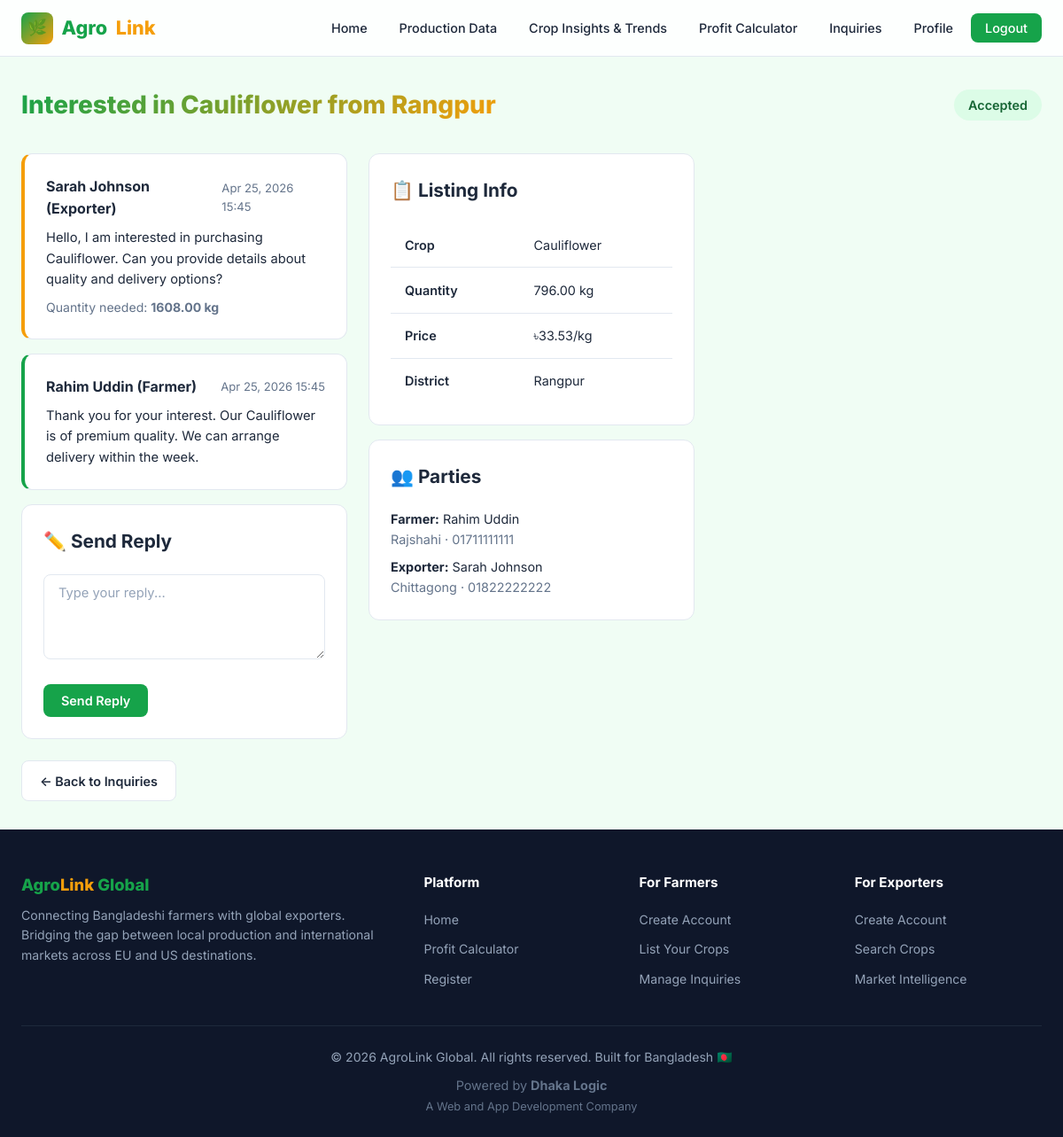
Screenshot of /inquiries/2/ (signed in) with the database file from the repository.
### inquiries/models.py (models this page shows, shortened)
class Inquiry(models.Model):
    class Status(models.TextChoices):
        PENDING = 'pending', 'Pending'
        RESPONDED = 'responded', 'Responded'
        ACCEPTED = 'accepted', 'Accepted'
        REJECTED = 'rejected', 'Rejected'
        CLOSED = 'closed', 'Closed'
    exporter = models.ForeignKey(
        settings.AUTH_USER_MODEL,
        on_delete=models.CASCADE,
        related_name='sent_inquiries',
        limit_choices_to={'role': 'exporter'},
    )
    farmer = models.ForeignKey(
        settings.AUTH_USER_MODEL,
        on_delete=models.CASCADE,
        related_name='received_inquiries',
        limit_choices_to={'role': 'farmer'},
    )
    crop_listing = models.ForeignKey(
        'farmers.CropListing',
        on_delete=models.CASCADE,
        related_name='inquiries',
    )
    subject = models.CharField(max_length=200)
    message = models.TextField()
    quantity_needed = models.DecimalField(max_digits=10, decimal_places=2, blank=True, null=True, help_text='Quantity needed in KG')
    status = models.CharField(max_length=15, choices=Status.choices, default=Status.PENDING)
    created_at = models.DateTimeField(auto_now_add=True)
    updated_at = models.DateTimeField(auto_now=True)
    class Meta:
        db_table = 'inquiries'
        ordering = ['-created_at']
        verbose_name_plural = 'Inquiries'

class InquiryReply(models.Model):
    inquiry = models.ForeignKey(Inquiry, on_delete=models.CASCADE, related_name='replies')
    sender = models.ForeignKey(settings.AUTH_USER_MODEL, on_delete=models.CASCADE)
    message = models.TextField()
    created_at = models.DateTimeField(auto_now_add=True)
    class Meta:
        db_table = 'inquiry_replies'
        ordering = ['created_at']
        verbose_name_plural = 'Inquiry Replies'

### accounts/models.py (models this page shows, shortened)
class User(AbstractUser):
    class Role(models.TextChoices):
        FARMER = 'farmer', 'Farmer'
        EXPORTER = 'exporter', 'Exporter'
        ADMIN = 'admin', 'Admin'
    role = models.CharField(
        max_length=10,
        choices=Role.choices,
        default=Role.FARMER,
    )
    phone = models.CharField(max_length=20, blank=True)
    district = models.CharField(max_length=100, blank=True)
    address = models.TextField(blank=True)
    profile_picture = models.ImageField(upload_to='profiles/', blank=True, null=True)
    created_at = models.DateTimeField(auto_now_add=True)
    updated_at = models.DateTimeField(auto_now=True)
    class Meta:
        db_table = 'users'
        ordering = ['-created_at']
    @property
    def is_farmer(self):
        return self.role == self.Role.FARMER
    @property
    def is_exporter(self):
        return self.role == self.Role.EXPORTER
    @property
    def is_admin_user(self):
        return self.role == self.Role.ADMIN

### farmers/models.py (models this page shows, shortened)
class CropListing(models.Model):
    class Status(models.TextChoices):
        AVAILABLE = 'available', 'Available'
        SOLD = 'sold', 'Sold Out'
        UPCOMING = 'upcoming', 'Upcoming'
    farmer = models.ForeignKey(
        settings.AUTH_USER_MODEL,
        on_delete=models.CASCADE,
        related_name='crop_listings',
        limit_choices_to={'role': 'farmer'},
    )
    vegetable = models.ForeignKey(Vegetable, on_delete=models.CASCADE, related_name='listings')
    quantity_kg = models.DecimalField(max_digits=10, decimal_places=2, help_text='Quantity in KG')
    price_per_kg = models.DecimalField(max_digits=8, decimal_places=2, help_text='Price per KG in BDT')
    district = models.CharField(max_length=100)
    season = models.CharField(max_length=20, choices=Vegetable.Season.choices)
    harvest_date = models.DateField(blank=True, null=True)
    status = models.CharField(max_length=15, choices=Status.choices, default=Status.AVAILABLE)
    description = models.TextField(blank=True)
    created_at = models.DateTimeField(auto_now_add=True)
    updated_at = models.DateTimeField(auto_now=True)
    class Meta:
        db_table = 'crop_listings'
        ordering = ['-created_at']

class Vegetable(models.Model):
    class Season(models.TextChoices):
        KHARIF1 = 'kharif1', 'Kharif-1 (Mar–Jun)'
        KHARIF2 = 'kharif2', 'Kharif-2 (Jul–Oct)'
        RABI = 'rabi', 'Rabi (Nov–Feb)'
        YEAR_ROUND = 'year_round', 'Year Round'
    name = models.CharField(max_length=100)
    local_name = models.CharField(max_length=100, blank=True, help_text='Name in Bangla/local language')
    description = models.TextField(blank=True)
    season = models.CharField(max_length=20, choices=Season.choices, default=Season.RABI)
    image = models.ImageField(upload_to='vegetables/', blank=True, null=True)
    demand_score = models.FloatField(default=0.5)
    created_at = models.DateTimeField(auto_now_add=True)
    class Meta:
        db_table = 'vegetables'
        ordering = ['name']

### inquiries/views.py (the view, shortened to what this page needs)
# urls.py: path('<int:pk>/', views.inquiry_detail, name='inquiry_detail'),
@login_required
def inquiry_detail(request, pk):
    inquiry = get_object_or_404(Inquiry, pk=pk)
    if not (request.user == inquiry.exporter or request.user == inquiry.farmer or request.user.is_admin_user):
        messages.error(request, 'Access denied.')
        return redirect('inquiry_list')
    replies = inquiry.replies.all()
    reply_form = InquiryReplyForm()
    status_form = InquiryStatusForm(instance=inquiry) if request.user == inquiry.farmer else None
    context = {
        'inquiry': inquiry,
        'replies': replies,
        'reply_form': reply_form,
        'status_form': status_form,
    }
    return render(request, 'inquiries/inquiry_detail.html', context)

### inquiries/forms.py
class InquiryReplyForm(forms.ModelForm):
    class Meta:
        model = InquiryReply
        fields = ['message']
        widgets = {
            'message': forms.Textarea(attrs={'class': 'form-input', 'rows': 4, 'placeholder': 'Type your reply...'}),
        }

### templates/inquiries/inquiry_detail.html (shortened to what this page needs)
{% extends 'base.html' %}
{% block content %}
<div class="container">
    <div class="page-header">
        <h1>{{ inquiry.subject }}</h1>
        <span class="badge {% if inquiry.status == 'pending' %}badge-warning{% elif inquiry.status == 'responded' %}badge-info{% elif inquiry.status == 'accepted' %}badge-success{% elif inquiry.status == 'rejected' %}badge-danger{% else %}badge-neutral{% endif %}" style="font-size:.9rem;padding:.4rem 1rem;">
            {{ inquiry.get_status_display }}
        </span>
    </div>
    <div class="grid grid-2">
        <div>
            <div class="card" style="margin-bottom:1rem;border-left:4px solid var(--clr-accent);">
                <div style="display:flex;justify-content:space-between;align-items:center;margin-bottom:.5rem;">
                    <strong>{{ inquiry.exporter.get_full_name }} (Exporter)</strong>
                    <span style="font-size:.82rem;color:var(--clr-text-light);">{{ inquiry.created_at|date:"M d, Y H:i" }}</span>
                </div>
                <p style="font-size:.92rem;">{{ inquiry.message }}</p>
                {% if inquiry.quantity_needed %}
                <p style="margin-top:.5rem;font-size:.88rem;color:var(--clr-text-light);">Quantity needed: <strong>{{ inquiry.quantity_needed }} kg</strong></p>
                {% endif %}
            </div>
            {% for reply in replies %}
            <div class="card" style="margin-bottom:.75rem;border-left:4px solid {% if reply.sender == inquiry.farmer %}var(--clr-primary){% else %}var(--clr-info){% endif %};">
                <div style="display:flex;justify-content:space-between;align-items:center;margin-bottom:.5rem;">
                    <strong>{{ reply.sender.get_full_name }} ({{ reply.sender.get_role_display }})</strong>
                    <span style="font-size:.82rem;color:var(--clr-text-light);">{{ reply.created_at|date:"M d, Y H:i" }}</span>
                </div>
                <p style="font-size:.92rem;">{{ reply.message }}</p>
            </div>
            {% endfor %}
            <div class="card" style="margin-top:1rem;">
                <h3 class="section-title">✏️ Send Reply</h3>
                <form method="post">
                    <div class="form-group">
                        {{ reply_form.message }}
                    </div>
                    <button type="submit" name="reply" class="btn btn-primary">Send Reply</button>
                </form>
            </div>
        </div>
        <div>
            <div class="card" style="margin-bottom:1rem;">
                <h3 class="section-title">📋 Listing Info</h3>
                <div class="table-wrapper" style="border:none;">
                    <table class="table">
                        <tr><td style="font-weight:600;">Crop</td><td>{{ inquiry.crop_listing.vegetable.name }}</td></tr>
                        <tr><td style="font-weight:600;">Quantity</td><td>{{ inquiry.crop_listing.quantity_kg }} kg</td></tr>
                        <tr><td style="font-weight:600;">Price</td><td>৳{{ inquiry.crop_listing.price_per_kg }}/kg</td></tr>
                        <tr><td style="font-weight:600;">District</td><td>{{ inquiry.crop_listing.district }}</td></tr>
                    </table>
                </div>
            </div>
            <div class="card" style="margin-bottom:1rem;">
                <h3 class="section-title">👥 Parties</h3>
                <p style="font-size:.9rem;margin-bottom:.5rem;"><strong>Farmer:</strong> {{ inquiry.farmer.get_full_name }}<br><span style="color:var(--clr-text-light);">{{ inquiry.farmer.district }} · {{ inquiry.farmer.phone|default:"" }}</span></p>
                <p style="font-size:.9rem;"><strong>Exporter:</strong> {{ inquiry.exporter.get_full_name }}<br><span style="color:var(--clr-text-light);">{{ inquiry.exporter.district }} · {{ inquiry.exporter.phone|default:"" }}</span></p>
            </div>
        </div>
    </div>
    <div style="margin-top:1.5rem;">
        <a href="{% url 'inquiry_list' %}" class="btn btn-secondary">← Back to Inquiries</a>
    </div>
</div>
{% endblock %}

### static/css/style.css (style rules this page uses)
:root { --clr-primary: #16a34a; --clr-primary-dark: #15803d; --clr-primary-light: #bbf7d0; --clr-accent: #f59e0b; --clr-accent-dark: #d97706; --clr-bg: #f0fdf4; --clr-bg-dark: #0f172a; --clr-surface: #ffffff; --clr-surface-alt: #f8fafc; --clr-text: #1e293b; --clr-text-light: #64748b; --clr-border: #e2e8f0; --clr-danger: #ef4444; --clr-info: #3b82f6; --clr-success: #22c55e; --clr-warning: #f59e0b; --radius: 12px; --radius-sm: 8px; --radius-lg: 20px; --shadow: 0 1px 3px rgba(0,0,0,.08), 0 4px 12px rgba(0,0,0,.04); --shadow-md: 0 4px 16px rgba(0,0,0,.1); --shadow-lg: 0 8px 32px rgba(0,0,0,.12); --transition: all .25s cubic-bezier(.4,0,.2,1); --font: 'Inter', system-ui, -apple-system, sans-serif; }
*, *::before, *::after { box-sizing: border-box; margin: 0; padding: 0; }
html { scroll-behavior: smooth; font-size: 16px; }
body { font-family: var(--font); background: var(--clr-bg); color: var(--clr-text); line-height: 1.6; min-height: 100vh; display: flex; flex-direction: column; }
a { color: var(--clr-primary); text-decoration: none; transition: var(--transition); }
.container { max-width: 1280px; margin: 0 auto; padding: 0 1.5rem; }
.card { background: var(--clr-surface); border-radius: var(--radius); border: 1px solid var(--clr-border); padding: 1.5rem; transition: var(--transition); }
.grid { display: grid; gap: 1.5rem; }
.grid-2 { grid-template-columns: repeat(auto-fill, minmax(320px, 1fr)); }
.btn { display: inline-flex; align-items: center; gap: .5rem; padding: .65rem 1.25rem; border-radius: var(--radius-sm); font-weight: 600; font-size: .9rem; cursor: pointer; border: none; font-family: var(--font); transition: var(--transition); text-align: center; justify-content: center; }
.btn-primary { background: var(--clr-primary); color: #fff; }
.btn-secondary { background: var(--clr-surface); color: var(--clr-text); border: 1px solid var(--clr-border); }
.form-group { margin-bottom: 1.25rem; }
.form-input { width: 100%; padding: .7rem 1rem; border: 1.5px solid var(--clr-border); border-radius: var(--radius-sm); font-size: .92rem; font-family: var(--font); transition: var(--transition); background: var(--clr-surface); color: var(--clr-text); }
.form-input::placeholder { color: #94a3b8; }
textarea.form-input { resize: vertical; min-height: 80px; }
.page-header { margin-bottom: 2rem; display: flex; align-items: center; justify-content: space-between; flex-wrap: wrap; gap: 1rem; }
.page-header h1 { font-size: 1.75rem; font-weight: 800; background: linear-gradient(135deg, var(--clr-primary), var(--clr-accent)); -webkit-background-clip: text; -webkit-text-fill-color: transparent; background-clip: text; }
.section-title { font-size: 1.3rem; font-weight: 700; margin-bottom: 1.25rem; color: var(--clr-text); display: flex; align-items: center; gap: .5rem; }
.table-wrapper { overflow-x: auto; border-radius: var(--radius); border: 1px solid var(--clr-border); }
.table { width: 100%; border-collapse: collapse; background: var(--clr-surface); font-size: .9rem; }
.table th, .table td { padding: .85rem 1rem; text-align: left; }
.table td { border-bottom: 1px solid var(--clr-border); }
.table tbody tr:last-child td { border-bottom: none; }
.badge { display: inline-flex; align-items: center; padding: .2rem .65rem; border-radius: 20px; font-size: .78rem; font-weight: 600; }
.badge-success { background: #dcfce7; color: #166534; }

### rows the page displays
Inquiry: subject "Interested in Cauliflower from Rangpur", status "Accepted", exporter.get_full_name "Sarah Johnson", created_at "Apr 25, 2026 15:45", message "Hello, I am interested in purchasing Cauliflower. Can you provide details about quality and delivery options?", quantity_needed "1608.00", crop_listing.vegetable.name "Cauliflower", crop_listing.quantity_kg "796.00", crop_listing.price_per_kg "33.53", crop_listing.district "Rangpur", farmer.get_full_name "Rahim Uddin", farmer.district "Rajshahi", farmer.phone "01711111111", exporter.district "Chittagong", exporter.phone "01822222222"
InquiryReply: sender.get_full_name "Rahim Uddin", sender.role "Farmer", created_at "Apr 25, 2026 15:45", message "Thank you for your interest. Our Cauliflower is of premium quality. We can arrange delivery within the week."
